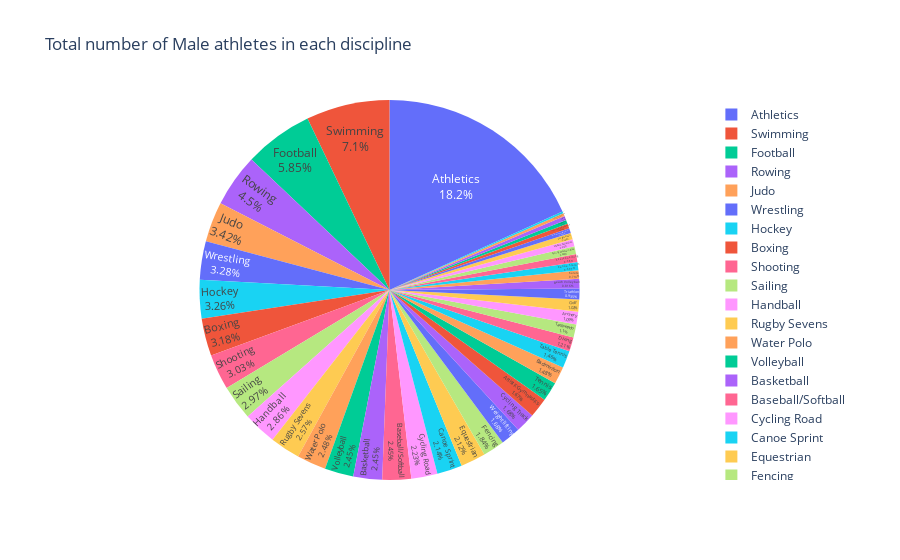

The notebook cell saved with this chart:
### Code cell
fig = px.pie(gender, values='Male', names='Discipline',color='Discipline',
             title='Total number of Male athletes in each discipline',
             hover_data=['Discipline'])
fig.update_traces(textposition='inside', textinfo='percent+label')
fig.show()

### Figure 1 — Plotly figure (JSON) as saved in the notebook; plotly's stock layout.template omitted (floating-point values rounded to 4 significant figures)
{"data": [{"customdata": [["Athletics", "Athletics"], ["Swimming", "Swimming"], ["Football", "Football"], ["Rowing", "Rowing"], ["Judo", "Judo"], ["Hockey", "Hockey"], ["Shooting", "Shooting"], ["Sailing", "Sailing"], ["Handball", "Handball"], ["Rugby Sevens", "Rugby Sevens"], ["Wrestling", "Wrestling"], ["Boxing", "Boxing"], ["Volleyball", "Volleyball"], ["Basketball", "Basketball"], ["Water Polo", "Water Polo"], ["Canoe Sprint", "Canoe Sprint"], ["Baseball/Softball", "Baseball/Softball"], ["Fencing", "Fencing"], ["Cycling Road", "Cycling Road"], ["Equestrian", "Equestrian"], ["Weightlifting", "Weightlifting"], ["Artistic Gymnastics", "Artistic Gymnastics"], ["Tennis", "Tennis"], ["Cycling Track", "Cycling Track"], ["Badminton", "Badminton"], ["Table Tennis", "Table Tennis"], ["Diving", "Diving"], ["Taekwondo", "Taekwondo"], ["Archery", "Archery"], ["Golf", "Golf"], ["Triathlon", "Triathlon"], ["Artistic Swimming", "Artistic Swimming"], ["Rhythmic Gymnastics", "Rhythmic Gymnastics"], ["Beach Volleyball", "Beach Volleyball"], ["Karate", "Karate"], ["Canoe Slalom", "Canoe Slalom"], ["Skateboarding", "Skateboarding"], ["Cycling Mountain Bike", "Cycling Mountain Bike"], ["Modern Pentathlon", "Modern Pentathlon"], ["3x3 Basketball", "3x3 Basketball"], ["Marathon Swimming", "Marathon Swimming"], ["Cycling BMX Racing", "Cycling BMX Racing"], ["Sport Climbing", "Sport Climbing"], ["Surfing", "Surfing"], ["Trampoline Gymnastics", "Trampoline Gymnastics"], ["Cycling BMX Freestyle", "Cycling BMX Freestyle"]], "domain": {"x": [0, 1], "y": [0, 1]}, "hovertemplate": "Discipline=%{customdata[1]}<br>Male=%{value}<extra></extra>", "labels": ["Athletics", "Swimming", "Football", "Rowing", "Judo", "Hockey", "Shooting", "Sailing", "Handball", "Rugby Sevens", "Wrestling", "Boxing", "Volleyball", "Basketball", "Water Polo", "Canoe Sprint", "Baseball/Softball", "Fencing", "Cycling Road", "Equestrian", "Weightlifting", "Artistic Gymnastics", "Tennis", "Cycling Track", "Badminton", "Table Tennis", "Diving", "Taekwondo", "Archery", "Golf", "Triathlon", "Artistic Swimming", "Rhythmic Gymnastics", "Beach Volleyball", "Karate", "Canoe Slalom", "Skateboarding", "Cycling Mountain Bike", "Modern Pentathlon", "3x3 Basketball", "Marathon Swimming", "Cycling BMX Racing", "Sport Climbing", "Surfing", "Trampoline Gymnastics", "Cycling BMX Freestyle"], "legendgroup": "", "marker": {"colors": ["#636efa", "#EF553B", "#00cc96", "#ab63fa", "#FFA15A", "#19d3f3", "#FF6692", "#B6E880", "#FF97FF", "#FECB52", "#636efa", "#EF553B", "#00cc96", "#ab63fa", "#FFA15A", "#19d3f3", "#FF6692", "#B6E880", "#FF97FF", "#FECB52", "#636efa", "#EF553B", "#00cc96", "#ab63fa", "#FFA15A", "#19d3f3", "#FF6692", "#B6E880", "#FF97FF", "#FECB52", "#636efa", "#EF553B", "#00cc96", "#ab63fa", "#FFA15A", "#19d3f3", "#FF6692", "#B6E880", "#FF97FF", "#FECB52", "#636efa", "#EF553B", "#00cc96", "#ab63fa", "#FFA15A", "#19d3f3"]}, "name": "", "showlegend": true, "textinfo": "percent+label", "textposition": "inside", "type": "pie", "values": [1072, 418, 344, 265, 201, 192, 178, 175, 168, 151, 193, 187, 144, 144, 146, 126, 144, 108, 131, 125, 99, 98, 97, 99, 87, 86, 71, 65, 64, 60, 55, 0, 0, 48, 42, 41, 40, 38, 36, 32, 25, 24, 20, 20, 16, 9]}], "layout": {"legend": {"tracegroupgap": 0}, "title": {"text": "Total number of Male athletes in each discipline"}}}
